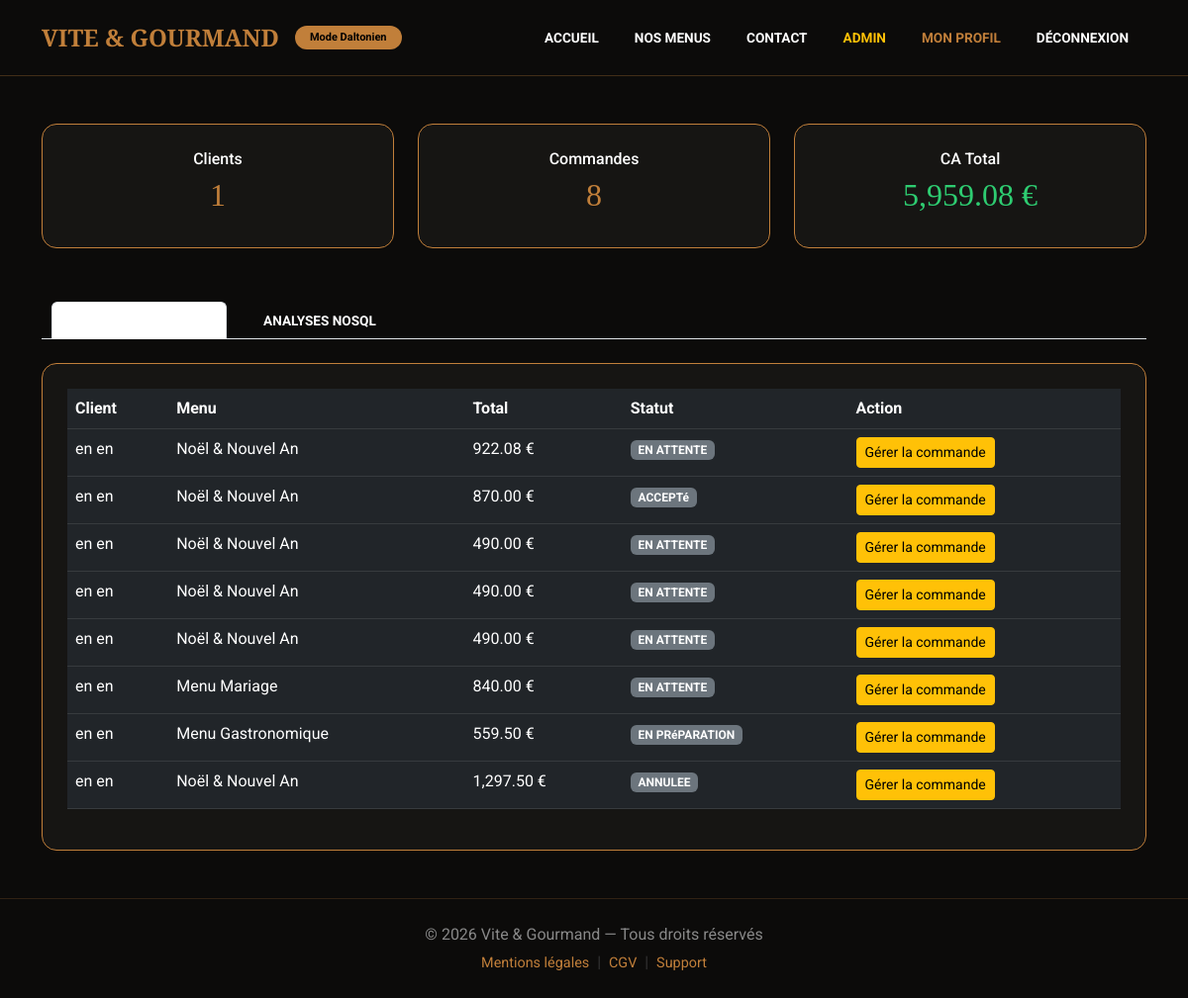
/pages/admin_dashboard.php (signed in), run on the app's committed database.
### tables this page shows
CREATE TABLE `commandes` (
  `id` int(11) NOT NULL,
  `nom_client` varchar(255) DEFAULT NULL,
  `email_client` varchar(255) DEFAULT NULL,
  `convives` int(11) DEFAULT NULL,
  `id_menu` int(11) DEFAULT NULL,
  `telephone` varchar(20) DEFAULT NULL,
  `date_evenement` date DEFAULT NULL,
  `message` text DEFAULT NULL,
  `nb_personnes` int(11) DEFAULT NULL,
  `total_prix` decimal(10,2) DEFAULT NULL,
  `message_special` text DEFAULT NULL,
  `statut` varchar(50) DEFAULT 'En attente',
  `date_commande` timestamp NOT NULL DEFAULT current_timestamp(),
  `user_id` int(11) NOT NULL,
  `date_modification` datetime DEFAULT current_timestamp() ON UPDATE current_timestamp(),
  `distance_km` decimal(10,2) DEFAULT 0.00
);

CREATE TABLE `utilisateurs` (
  `id` int(11) NOT NULL,
  `identifiant` varchar(50) NOT NULL,
  `mot_de_passe` varchar(255) NOT NULL,
  `role` varchar(50) NOT NULL,
  `nom` varchar(100) NOT NULL,
  `prenom` varchar(100) NOT NULL,
  `gsm` varchar(20) NOT NULL,
  `adresse` text NOT NULL,
  `is_active` tinyint(1) NOT NULL DEFAULT 1
);

CREATE TABLE `menus` (
  `id` int(11) NOT NULL,
  `titre` varchar(255) NOT NULL,
  `description` text DEFAULT NULL,
  `theme` varchar(100) DEFAULT NULL,
  `regime` varchar(100) DEFAULT NULL,
  `prix` decimal(10,2) DEFAULT NULL,
  `nb_pers_min` int(11) DEFAULT 1,
  `stock` int(11) DEFAULT 0,
  `conditions_speciales` text DEFAULT NULL,
  `entree_nom` varchar(255) DEFAULT NULL,
  `entree_img` varchar(255) DEFAULT NULL,
  `entree_allergenes` text DEFAULT NULL,
  `plat_nom` varchar(255) DEFAULT NULL,
  `plat_img` varchar(255) DEFAULT NULL,
  `plat_allergenes` text DEFAULT NULL,
  `dessert_nom` varchar(255) DEFAULT NULL,
  `dessert_img` varchar(255) DEFAULT NULL,
  `dessert_allergenes` text DEFAULT NULL
);

### pages/admin_dashboard.php (the view, shortened to what this page needs)
<?php
require_once '../includes/header.php';
$database = new Database();
$db = $database->getConnection();
$count_users = $db->query("SELECT COUNT(*) FROM utilisateurs WHERE role = 'client'")->fetchColumn();
$count_orders = $db->query("SELECT COUNT(*) FROM commandes")->fetchColumn();
$total_ca = $db->query("SELECT SUM(total_prix) FROM commandes WHERE statut != 'annule'")->fetchColumn() ?: 0;
$stmt = $db->prepare("SELECT c.*, u.nom as client_nom, u.prenom as client_prenom, m.titre as menu_titre
                      FROM commandes c JOIN utilisateurs u ON c.user_id = u.id JOIN menus m ON c.id_menu = m.id
                      ORDER BY c.date_commande DESC");
$stmt->execute();
$all_orders = $stmt->fetchAll(PDO::FETCH_ASSOC);
?>
<div class="container mt-5">
    <div class="row mb-4">
        <div class="col-md-4"><div class="admin-card text-center"><h6>Clients</h6><h2 class="gold-text"><?= $count_users ?></h2></div></div>
        <div class="col-md-4"><div class="admin-card text-center"><h6>Commandes</h6><h2 class="gold-text"><?= $count_orders ?></h2></div></div>
        <div class="col-md-4"><div class="admin-card text-center"><h6>CA Total</h6><h2 class="gold-text" style="color: #2ecc71;"><?= number_format($total_ca, 2) ?> €</h2></div></div>
    </div>
    <ul class="nav nav-tabs mb-4"><li class="nav-item"><button class="nav-link active" data-bs-toggle="tab" data-bs-target="#orders">Commandes Clients</button></li><li class="nav-item"><button class="nav-link" data-bs-toggle="tab" data-bs-target="#stats">Analyses NoSQL</button></li></ul>
    <div class="tab-content">
        <div class="tab-pane fade show active" id="orders">
            <div class="admin-card">
                <table class="table table-dark table-hover">
                    <thead><tr><th>Client</th><th>Menu</th><th>Total</th><th>Statut</th><th>Action</th></tr></thead>
                    <tbody>
                        <?php foreach ($all_orders as $o): ?>
                        <tr>
                            <td><?= htmlspecialchars($o['client_prenom'].' '.$o['client_nom']) ?></td>
                            <td><?= htmlspecialchars($o['menu_titre']) ?></td>
                            <td><?= number_format($o['total_prix'], 2) ?> €</td>
                            <td><span class="badge bg-secondary"><?= strtoupper($o['statut']) ?></span></td>
                            <td>
                                <a href="modifier_commande.php?id=<?= $o['id'] ?>" class="btn btn-warning btn-sm">Gérer la commande</a>
                            </td>
                        </tr>
                        <?php endforeach; ?>
                    </tbody>
                </table>
            </div>
        </div>
    </div>
</div>
<?php require_once '../includes/footer.php'; ?>

### includes/header.php (style rules this page uses)
:root { --gold: #C17F3A; --dark-bg: #0c0b0a; }
body { font-family: 'Roboto', sans-serif; background-color: var(--dark-bg); color: white; margin: 0; transition: filter 0.3s ease; }
.nav-link { color: white !important; text-transform: uppercase; font-size: 0.85rem; font-weight: 700; margin: 0 10px; }

### pages/admin_dashboard.php (style rules this page uses)
body { background-color: #0c0b0a !important; color: white; }
.admin-card { background: #161513; border: 1px solid #C17F3A; border-radius: 15px; padding: 25px; margin-bottom: 30px; }
.gold-text { color: #C17F3A; font-family: 'Playfair Display', serif; }

### data on the page
commandes: user.nom "en en", id_menu.titre "Noël & Nouvel An", total_prix "922.08", statut "EN ATTENTE"
commandes: user.nom "en en", id_menu.titre "Noël & Nouvel An", total_prix "870.00", statut "ACCEPTé"
commandes: user.nom "en en", id_menu.titre "Noël & Nouvel An", total_prix "490.00", statut "EN ATTENTE"
commandes: user.nom "en en", id_menu.titre "Noël & Nouvel An", total_prix "490.00", statut "EN ATTENTE"
commandes: user.nom "en en", id_menu.titre "Noël & Nouvel An", total_prix "490.00", statut "EN ATTENTE"
commandes: user.nom "en en", id_menu.titre "Menu Mariage", total_prix "840.00", statut "EN ATTENTE"
commandes: user.nom "en en", id_menu.titre "Menu Gastronomique", total_prix "559.50", statut "EN PRéPARATION"
commandes: user.nom "en en", id_menu.titre "Noël & Nouvel An", total_prix "1,297.50", statut "ANNULEE"

### other printed values
$count_users "1"
$count_orders "8"
$total_ca "5,959.08"
